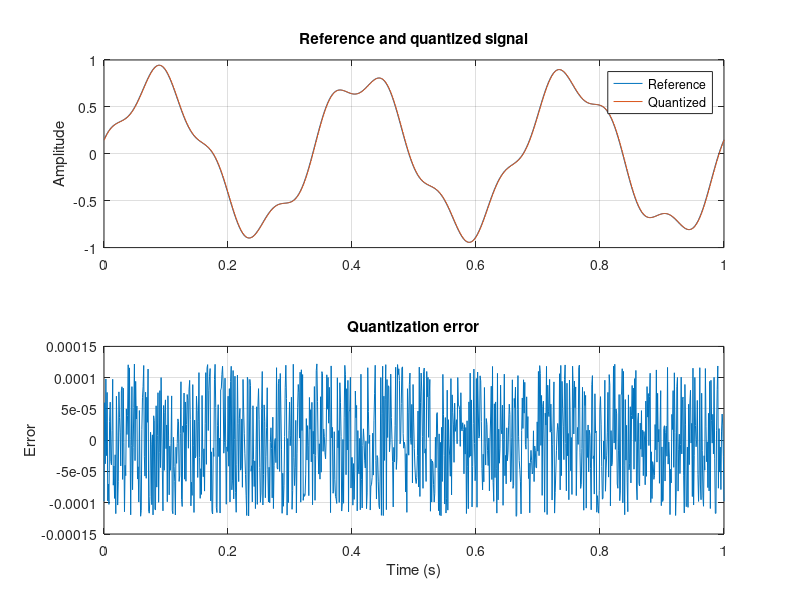

This chart was generated by the following MATLAB code:
%% Floating-point versus fixed-point-style quantization
% This example demonstrates scaling, rounding, saturation and error metrics.
% It is a numeric simulation, not a substitute for target C compiler tests.
clear; clc; close all;

N = 1000;
t = linspace(0, 1, N);
reference = 0.8*sin(2*pi*3*t) + 0.15*cos(2*pi*11*t);

fractionBits = 12;
scale = 2^fractionBits;
minValue = -1;
maxValue = 1 - 1/scale;

% Quantize to a signed normalized range with saturation.
quantized = round(reference * scale) / scale;
quantized = min(max(quantized, minValue), maxValue);
errorSignal = quantized - reference;

maxAbsError = max(abs(errorSignal));
rmse = sqrt(mean(errorSignal.^2));
relativeRms = rmse / max(sqrt(mean(reference.^2)), eps);

figure('Name','Quantization comparison');
subplot(2,1,1);
plot(t, reference, 'DisplayName','Reference'); hold on;
stairs(t, quantized, 'DisplayName','Quantized');
hold off; grid on; ylabel('Amplitude'); legend('Location','best');
title('Reference and quantized signal');
subplot(2,1,2);
plot(t, errorSignal); grid on;
xlabel('Time (s)'); ylabel('Error');
title('Quantization error');

fprintf('Fraction bits: %d\n', fractionBits);
fprintf('Representable range: [%.6f, %.6f]\n', minValue, maxValue);
fprintf('Max absolute error: %.8g\n', maxAbsError);
fprintf('RMSE: %.8g\n', rmse);
fprintf('Relative RMS error: %.8g\n', relativeRms);

% Engineering notes:
% 1. This example models quantization and saturation, not every C integer rule.
% 2. Real implementations must specify rounding, overflow/wrap, intermediate
%    widths, signedness and compiler behavior, then compare target outputs.
